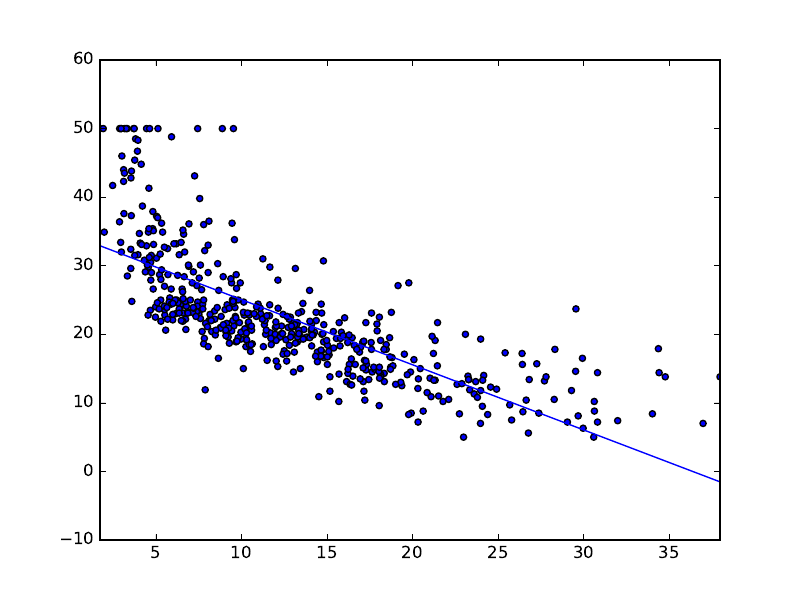

Python code for this plot:
#!/usr/bin/env python3

# imports
#import numpy as np
import matplotlib.pyplot as plt
from matplotlib.backends.backend_pdf import PdfPages
import pandas as pd
from sklearn.datasets import load_boston
import statsmodels.api as sm
import statsmodels.formula.api as smf
from statsmodels.graphics.regressionplots import abline_plot

PDF='linreg.pdf'

# migrate sklearn dict data to DF
boston = load_boston()
#diagnostics
#print(boston.data.shape)
#print(boston.keys())
bostonDF = pd.DataFrame(boston.data)
bostonDF.columns = boston.feature_names
bostonDF['MEDV'] = boston.target
# diagnostics
#print(bostonDF.head())

# run fit
results = smf.ols('MEDV ~ LSTAT', data=bostonDF).fit()
print(results.summary())

# plot
#plt.plot()
with PdfPages(PDF) as pdf:
    fig = abline_plot(model_results=results)
    ax = fig.axes[0]
    ax.scatter(bostonDF['LSTAT'], bostonDF['MEDV'])
    ax.margins(.1)
    pdf.savefig()
    plt.close()
